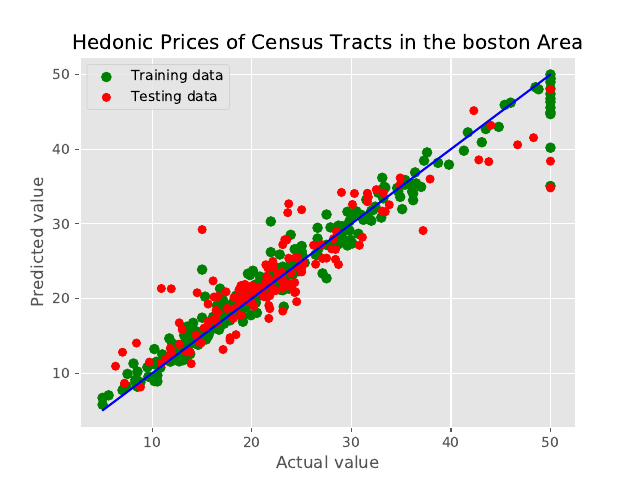

Here is the Python script that generated this plot:
from sklearn.ensemble import RandomForestRegressor
import pandas as pd, numpy.random as rnd
import matplotlib,matplotlib.pyplot as plt

hed=pd.read_csv('Hedonic.csv')
selection=rnd.binomial(1,0.7,size=len(hed)).astype(bool)
training=hed[selection]
testing=hed[~selection]

rfr=RandomForestRegressor()
predictors_tra=training.ix[:,"crim":"lstat"]
predictors_tst=testing.ix[:,"crim":"lstat"]

feature="medv"
rfr.fit(predictors_tra,training[feature])

matplotlib.style.use("ggplot")

plt.scatter(training[feature],rfr.predict(predictors_tra),c="green",s=50)
plt.scatter(testing[feature], rfr.predict(predictors_tst),c="red")
plt.legend(["Training data","Testing data"], loc="upper left")
plt.plot(training[feature],training[feature],c="blue")
plt.title("Hedonic Prices of Census Tracts in the boston Area")
plt.xlabel("Actual value")
plt.ylabel("Predicted value")
plt.savefig("rfr.pdf")